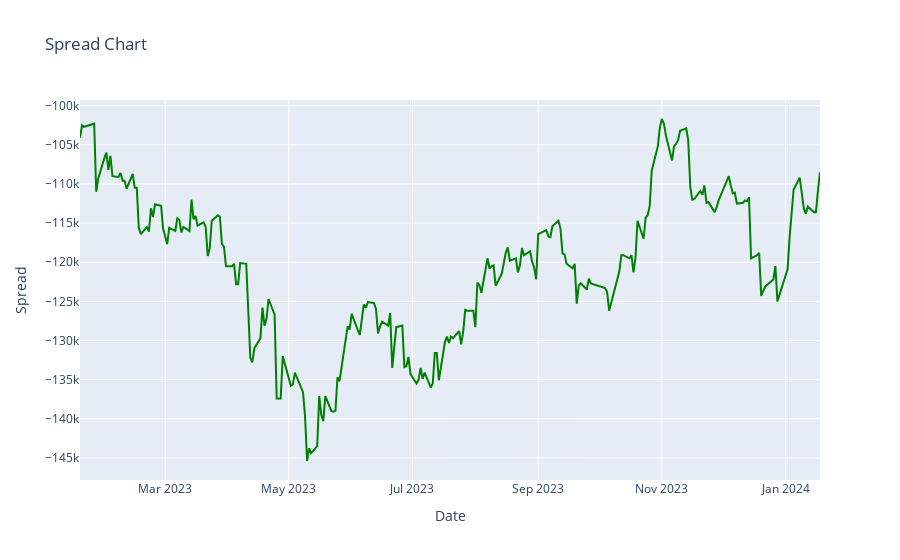
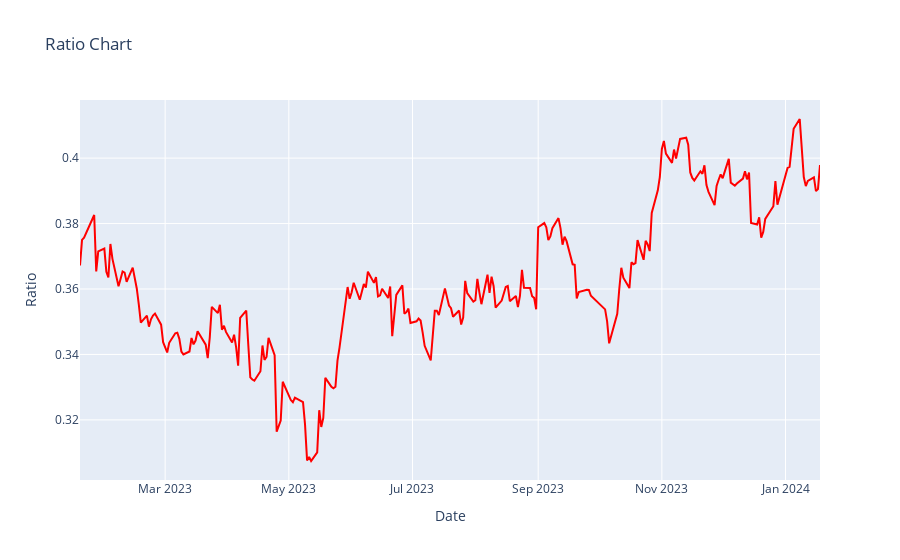

Source (notebook cell) for these figures, in order:
### Code cell
# 삼성전자(005930)주가에서 현대차(005380)주가를 뺀 스프레드와 비율 시각화

# Spread 그래프
spread_chart = go.Figure()
spread_chart.add_trace(go.Scatter(x=selected_stock_data.index, y=selected_stock_data['005930'] - selected_stock_data['005380'], mode='lines', name='Spread', line=dict(color='green')))
spread_chart.update_layout(title='Spread Chart', xaxis_title='Date', yaxis_title='Spread')
spread_chart.show()

# Ratio 그래프(비율이 시간에 따라 증가하면 삼성전자 주식이 상대적으로 현대차 주식에 대해 강하다는 의미)
ratio_chart = go.Figure()
ratio_chart.add_trace(go.Scatter(x=selected_stock_data.index, y=selected_stock_data['005930'] / selected_stock_data['005380'], mode='lines', name='Ratio', line=dict(color='red')))
ratio_chart.update_layout(title='Ratio Chart', xaxis_title='Date', yaxis_title='Ratio')
ratio_chart.show()

### Figure 1 — Plotly figure (JSON) as saved in the notebook; plotly's stock layout.template omitted (floating-point values rounded to 4 significant figures; data arrays with more than 128 entries replaced by an {"elided": "..."} marker saying what was removed)
{"data": [{"line": {"color": "green"}, "mode": "lines", "name": "Spread", "type": "scatter", "x": {"elided": "246 str values"}, "y": {"elided": "246 int values"}}], "layout": {"title": {"text": "Spread Chart"}, "xaxis": {"title": {"text": "Date"}}, "yaxis": {"title": {"text": "Spread"}}}}

### Figure 2 — Plotly figure (JSON) as saved in the notebook; plotly's stock layout.template omitted (floating-point values rounded to 4 significant figures; data arrays with more than 128 entries replaced by an {"elided": "..."} marker saying what was removed)
{"data": [{"line": {"color": "red"}, "mode": "lines", "name": "Ratio", "type": "scatter", "x": {"elided": "246 str values"}, "y": {"elided": "246 float values"}}], "layout": {"title": {"text": "Ratio Chart"}, "xaxis": {"title": {"text": "Date"}}, "yaxis": {"title": {"text": "Ratio"}}}}
